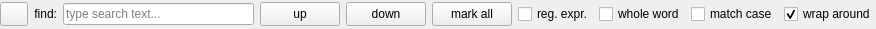
<?xml version="1.0" encoding="UTF-8"?>
<ui version="4.0">
 <class>WidgetFindWord</class>
 <widget class="QWidget" name="WidgetFindWord">
  <property name="geometry">
   <rect>
    <x>0</x>
    <y>0</y>
    <width>876</width>
    <height>29</height>
   </rect>
  </property>
  <property name="windowTitle">
   <string>Form</string>
  </property>
  <layout class="QVBoxLayout" name="verticalLayout">
   <property name="spacing">
    <number>6</number>
   </property>
   <property name="margin">
    <number>0</number>
   </property>
   <item>
    <layout class="QHBoxLayout" name="horizontalLayout">
     <property name="spacing">
      <number>6</number>
     </property>
     <item>
      <widget class="QPushButton" name="cmdClose">
       <property name="minimumSize">
        <size>
         <width>28</width>
         <height>24</height>
        </size>
       </property>
       <property name="maximumSize">
        <size>
         <width>28</width>
         <height>24</height>
        </size>
       </property>
       <property name="sizeIncrement">
        <size>
         <width>0</width>
         <height>0</height>
        </size>
       </property>
       <property name="text">
        <string/>
       </property>
       <property name="icon">
        <iconset resource="../qitom.qrc">
         <normaloff>:/files/icons/close.png</normaloff>:/files/icons/close.png</iconset>
       </property>
       <property name="flat">
        <bool>false</bool>
       </property>
      </widget>
     </item>
     <item>
      <widget class="QLabel" name="lblSearchText">
       <property name="text">
        <string>find:</string>
       </property>
       <property name="alignment">
        <set>Qt::AlignRight|Qt::AlignTrailing|Qt::AlignVCenter</set>
       </property>
       <property name="buddy">
        <cstring>txtFind</cstring>
       </property>
      </widget>
     </item>
     <item>
      <widget class="QLineEdit" name="txtFind">
       <property name="minimumSize">
        <size>
         <width>100</width>
         <height>0</height>
        </size>
       </property>
       <property name="placeholderText">
        <string>type search text...</string>
       </property>
      </widget>
     </item>
     <item>
      <widget class="QPushButton" name="cmdFindUp">
       <property name="minimumSize">
        <size>
         <width>80</width>
         <height>24</height>
        </size>
       </property>
       <property name="maximumSize">
        <size>
         <width>100</width>
         <height>24</height>
        </size>
       </property>
       <property name="text">
        <string>up</string>
       </property>
       <property name="icon">
        <iconset resource="../qitom.qrc">
         <normaloff>:/arrows/icons/1uparrow.png</normaloff>:/arrows/icons/1uparrow.png</iconset>
       </property>
       <property name="shortcut">
        <string>Shift+F3</string>
       </property>
      </widget>
     </item>
     <item>
      <widget class="QPushButton" name="cmdFindDown">
       <property name="minimumSize">
        <size>
         <width>80</width>
         <height>24</height>
        </size>
       </property>
       <property name="maximumSize">
        <size>
         <width>100</width>
         <height>24</height>
        </size>
       </property>
       <property name="text">
        <string>down</string>
       </property>
       <property name="icon">
        <iconset resource="../qitom.qrc">
         <normaloff>:/arrows/icons/1downarrow.png</normaloff>:/arrows/icons/1downarrow.png</iconset>
       </property>
       <property name="shortcut">
        <string>F3</string>
       </property>
      </widget>
     </item>
     <item>
      <widget class="QPushButton" name="cmdMarkAll">
       <property name="enabled">
        <bool>true</bool>
       </property>
       <property name="minimumSize">
        <size>
         <width>0</width>
         <height>24</height>
        </size>
       </property>
       <property name="maximumSize">
        <size>
         <width>150</width>
         <height>24</height>
        </size>
       </property>
       <property name="text">
        <string>mark all</string>
       </property>
       <property name="icon">
        <iconset resource="../qitom.qrc">
         <normaloff>:/script/icons/bookmark.png</normaloff>:/script/icons/bookmark.png</iconset>
       </property>
      </widget>
     </item>
     <item>
      <widget class="QCheckBox" name="checkRegExpr">
       <property name="text">
        <string>reg. expr.</string>
       </property>
      </widget>
     </item>
     <item>
      <widget class="QCheckBox" name="checkWholeWord">
       <property name="text">
        <string>whole word</string>
       </property>
      </widget>
     </item>
     <item>
      <widget class="QCheckBox" name="checkCaseSensitive">
       <property name="text">
        <string>match case</string>
       </property>
      </widget>
     </item>
     <item>
      <widget class="QCheckBox" name="checkWrapAround">
       <property name="text">
        <string>wrap around</string>
       </property>
       <property name="checked">
        <bool>true</bool>
       </property>
      </widget>
     </item>
    </layout>
   </item>
  </layout>
 </widget>
 <resources>
  <include location="../qitom.qrc"/>
 </resources>
 <connections/>
 <slots>
  <signal>closeRequest()</signal>
 </slots>
</ui>
